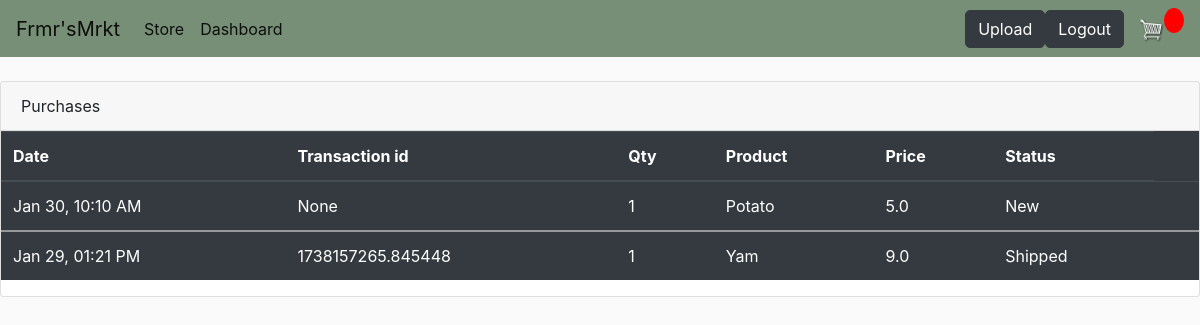
The page /show_all/purchases/ (signed in) on the database as committed earlier.
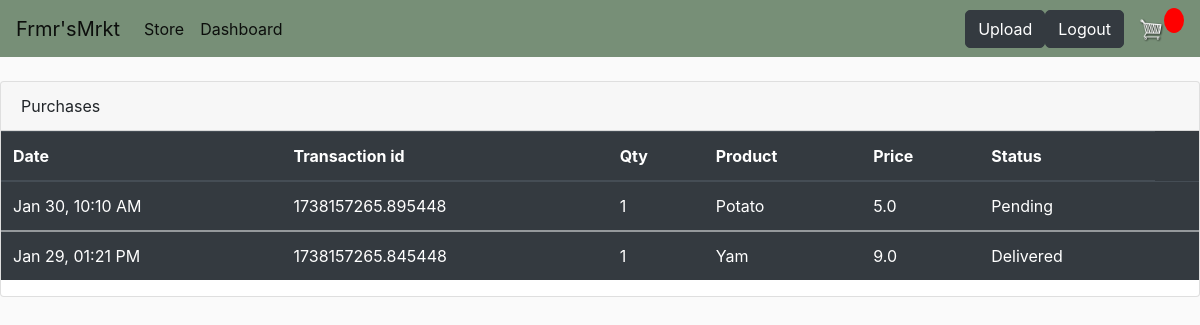
The same page on the database as committed later.
### store/models.py (models this page shows, shortened)
class OrderItem(models.Model):
	product = models.ForeignKey(Product, on_delete=models.SET_NULL, null=True)
	order = models.ForeignKey(Order, on_delete=models.SET_NULL, null=True)
	quantity = models.IntegerField(default=0, null=True, blank=True)
	price = models.FloatField(null=False, default=0)
	business = models.ForeignKey(Customer, on_delete=models.SET_NULL, null=True)
	status = models.CharField(default='New', null=True, max_length=20)
	date_added = models.DateTimeField(auto_now_add=True)
	def __str__(self):
		return f'name: {self.product.name}, quantity: {self.quantity}'

class Order(models.Model):
	customer = models.ForeignKey(Customer, on_delete=models.SET_NULL, null=True, blank=True)
	date_ordered = models.DateTimeField(auto_now_add=True)
	complete = models.BooleanField(default=False)
	transaction_id = models.CharField(max_length=100, null=True)
	@property
	def order_item_list(self):
		return self.orderitem_set.all()

class Product(models.Model):
    name = models.CharField(max_length=200)
    price = models.FloatField()
    quantity = models.IntegerField(default=10)
    digital = models.BooleanField(default=False,null=True, blank=True)
    image = models.ImageField(null=True, blank=True)
    description = models.TextField(null=True, blank=True)
    owner = models.ForeignKey(Customer, on_delete=models.CASCADE, null=True)
    category = models.CharField(max_length=50, default='Generic')
    date_added = models.DateTimeField(default=datetime.now())

### store/views.py (the view, shortened to what this page needs)
# urls.py: path('show_all/<str:status>/', views.show_all, name="show_all"),
@login_required(login_url='/login/')
def show_all(request, status):
	if request.user.customer.acct_type != 'business':
		return redirect('/profile/')
	order_item_map = {'pending': 'Pending', 'shipped': 'Shipped', 'delivered': 'Delivered', 'new_orders': 'New'}
	if status == 'purchases':
		orders = Order.objects.filter(customer=request.user.customer).order_by('-date_ordered').all()
		items = []
		for order in orders:
			items = items + list(order.order_item_list)
	elif status == 'products':
		cache_key = f"products_{request.user.customer.id}"
		items = cache.get(cache_key)
		if not items:
			items = Product.objects.filter(owner=request.user.customer).all()
			cache.set(cache_key, items, timeout=60*15)  # Cache for 15 minutes
	context = {'items': items, 'status': status}
	print(context)
	return render(request, 'business/show_all.html', context)

### store/templates/business/show_all.html (shortened to what this page needs)
{% extends 'business/mainb.html'%} {% load static %} {% block content %}
<div class="card">
  {% if status == 'products'%}
  <div class="row g-2">
    {% for product in items %}
    <div class="col mb-2">
      <img
        src="https://mdbcdn.b-cdn.net/img/Photos/Lightbox/Original/img%20(112).webp"
        alt="image 1"
        class="w-100 rounded-3"
      />
      <div class="box-element product">
        <h6><strong>{{product.name}}</strong></h6>
        <h6>In stock: {{product.quantity}}</h6>
        <hr />
        <button
          data-product="{{product.id}}"
          data-action="delete"
          class="btn btn-dark add-btn update-product"
          style="border-radius: 5px"
          id="delete-product"
        >
          Delete
        </button>
        <button
          data-product="{{ product.id }}"
          data-name="{{ product.name }}"
          data-price="{{ product.price }}"
          data-quantity="{{ product.quantity }}"
          data-description="{{ product.description }}"
          data-action="update"
          class="btn btn-outline-dark add-btn update-product"
          style="border-radius: 5px"
          id="update-product"
        >
          Update
        </button>
        <h6 style="display: inline-block; float: right">${{product.price}}</h6>
      </div>
    </div>
    {% endfor %}
  </div>
  {% else %}
  <div class="card-header">{{ status|capfirst }}</div>
  <table class="table table-dark table-hover">
    <thead class="thead-dark">
      <tr>
        <th scope="col">Date</th>
        <th scope="col">Transaction id</th>
        <th scope="col">Qty</th>
        <th scope="col">Product</th>
        <th scope="col">Price</th>
        <th scope="col">Status</th>
      </tr>
    </thead>
    {% for item in items %}
    <tbody>
      <tr>
        <td>{{ item.date_added|date:"M d, h:i A" }}</td>
        <td>{{ item.order.transaction_id}}</td>
        <td>{{ item.quantity }}</td>
        <td>{{ item.product.name }}</td>
        <td>{{ item.price }}</td>
        <td>{{ item.status }}</td>
        <td>
        </td>
      </tr>
    </tbody>
    {% endfor %}
  </table>
  {% endif %}
    {% endblock content %}

Rows that differ between the two databases and show on the page:
changed OrderItem "Jan 30, 10:10 AM": order.transaction_id "None" → "1738157265.895448"; status "New" → "Pending"
changed OrderItem "Jan 29, 01:21 PM": status "Shipped" → "Delivered"
